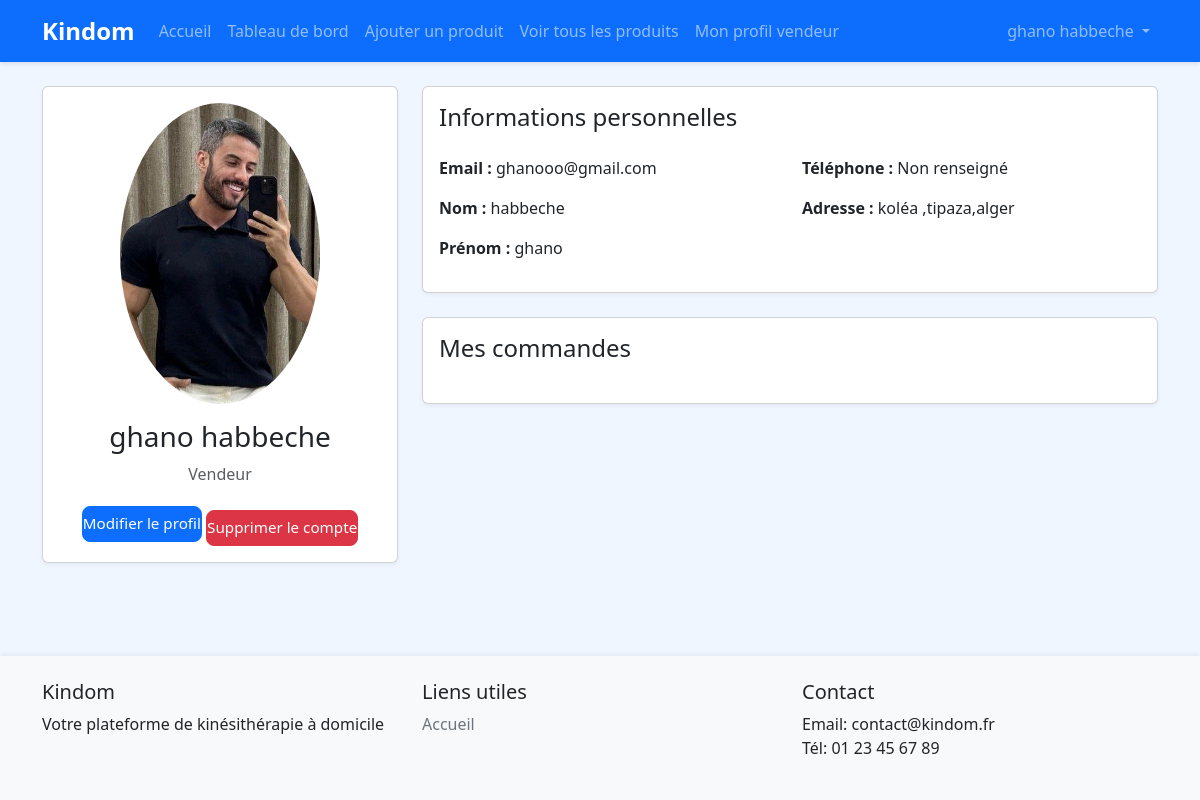
The page /profile/ (signed in) on the database its author committed.
### accounts/models.py (models this page shows, shortened)
class CustomUser(AbstractUser):
    USER_TYPE_CHOICES = (
        ('patient', 'Patient'),
        ('kine', 'Kinésithérapeute'),
        ('vendor', 'Vendeur'),
        ('admin', 'Administrateur'),
    )
    user_type = models.CharField(max_length=20, choices=USER_TYPE_CHOICES, default='patient')
    phone_number = models.CharField(max_length=15, blank=True)
    address = models.TextField(blank=True)
    profile_picture = models.ImageField(upload_to='profile_pics/', blank=True, null=True)
    bio = models.TextField(blank=True)
    is_validated = models.BooleanField(default=True)  # True par défaut, sauf pour les kinés
    diplome = models.CharField(max_length=100, blank=True, null=True, verbose_name="Diplôme")
    wilaya = models.CharField(max_length=50, blank=True, null=True, verbose_name="Wilaya")
    diplome_file = models.ImageField(upload_to='diplomes/', blank=True, null=True, verbose_name="Photo du diplôme")

### accounts/views.py (the view)
# urls.py: path('profile/', views.profile, name='profile'),
@login_required
def profile(request):
    return render(request, 'accounts/profile.html')

### templates/accounts/profile.html (shortened to what this page needs)
{% extends 'base.html' %}
{% load static %}
{% block content %}
<div class="row">
    <div class="col-md-4">
        <div class="card">
            <div class="card-body text-center">
                {% if user.profile_picture %}
                    <img src="{{ user.profile_picture.url }}" alt="Photo de profil" class="rounded-circle img-fluid mb-3" style="max-width: 200px;">
                {% else %}
                    <img src="{% static 'images/default-profile.png' %}" alt="Photo de profil par défaut" class="rounded-circle img-fluid mb-3" style="max-width: 200px;">
                {% endif %}
                <h3 class="card-title">{{ user.get_full_name|default:user.email }}</h3>
                <p class="text-muted">{{ user.get_user_type_display }}</p>
                <div class="mt-3">
                    <a href="{% url 'accounts:edit_profile' %}" class="btn btn-primary">Modifier le profil</a>
                    <a href="{% url 'accounts:delete_profile' %}" class="btn btn-danger mt-2">Supprimer le compte</a>
                </div>
            </div>
        </div>
    </div>
    <div class="col-md-8">
        <div class="card">
            <div class="card-body">
                <h4 class="card-title mb-4">Informations personnelles</h4>
                <div class="row">
                    <div class="col-md-6">
                        <p><strong>Email :</strong> {{ user.email }}</p>
                        <p><strong>Nom :</strong> {{ user.last_name }}</p>
                        <p><strong>Prénom :</strong> {{ user.first_name }}</p>
                    </div>
                    <div class="col-md-6">
                        <p><strong>Téléphone :</strong> {{ user.phone|default:"Non renseigné" }}</p>
                        <p><strong>Adresse :</strong> {{ user.address|default:"Non renseignée" }}</p>
                    </div>
                </div>
            </div>
        </div>
        {% if user.user_type == 'vendor' %}
            <div class="card mt-4">
                <div class="card-body">
                    <h4 class="card-title mb-4">Mes commandes</h4>
                </div>
            </div>
        {% endif %}
    </div>
</div>
{% endblock %}

### templates/base.html (shortened to what this page needs)
<!DOCTYPE html>
<html lang="fr">
<head>
    <link href="https://cdn.jsdelivr.net/npm/bootstrap@5.3.0/dist/css/bootstrap.min.css" rel="stylesheet">
    {% load static %}
    <link href="{% static 'css/style.css' %}" rel="stylesheet">
</head>
<body>
    <nav class="navbar navbar-expand-lg navbar-dark bg-primary">
        <div class="container">
            <a class="navbar-brand" href="{% url 'accounts:home' %}">Kindom</a>
            <div class="collapse navbar-collapse" id="navbarNav">
                <ul class="navbar-nav me-auto">
                    <li class="nav-item">
                        <a class="nav-link" href="{% url 'accounts:home' %}">Accueil</a>
                    </li>
                    {% if user.is_authenticated and user.user_type == 'vendor' %}
                        <li class="nav-item">
                            <a class="nav-link" href="/shop/vendor/dashboard/">Tableau de bord</a>
                        </li>
                        <li class="nav-item">
                            <a class="nav-link" href="/shop/vendeur/produits/ajouter/">Ajouter un produit</a>
                        </li>
                        <li class="nav-item">
                            <a class="nav-link" href="/shop/vendeur/produits/">Voir tous les produits</a>
                        </li>
                        <li class="nav-item">
                            <a class="nav-link" href="/profil-vendeur/">Mon profil vendeur</a>
                        </li>
                    {% endif %}
                </ul>
                <ul class="navbar-nav">
                    {% if user.is_authenticated %}
                        <li class="nav-item dropdown">
                            <a class="nav-link dropdown-toggle" href="#" id="navbarDropdown" role="button" data-bs-toggle="dropdown">
                                {{ user.get_full_name|default:user.email }}
                            </a>
                        </li>
                    {% endif %}
                </ul>
            </div>
        </div>
    </nav>
    <main class="container my-4">
        {% block content %}{% endblock %}
    </main>
    <footer class="bg-light py-4 mt-5">
        <div class="container">
            <div class="row">
                <div class="col-md-4">
                    <h5>Kindom</h5>
                    <p>Votre plateforme de kinésithérapie à domicile</p>
                </div>
                <div class="col-md-4">
                    <h5>Liens utiles</h5>
                    <ul class="list-unstyled">
                        <li><a href="{% url 'accounts:home' %}">Accueil</a></li>
                    </ul>
                </div>
                <div class="col-md-4">
                    <h5>Contact</h5>
                    <ul class="list-unstyled">
                        <li>Email: contact@kindom.fr</li>
                        <li>Tél: 01 23 45 67 89</li>
                    </ul>
                </div>
            </div>
        </div>
    </footer>
</body>
</html>

### static/css/style.css (style rules this page uses)
body { min-height: 100vh; display: flex; flex-direction: column; background: #f0f6ff; }
main { flex: 1; }
.navbar { box-shadow: 0 2px 4px rgba(0,0,0,0.1); }
.navbar-brand { font-weight: bold; font-size: 1.5rem; }
.card { box-shadow: 0 2px 4px rgba(0,0,0,0.05); transition: transform 0.2s; }
.btn { border-radius: 5px; padding: 0.5rem 1.5rem; }
.btn-primary { background-color: #0d6efd; border-color: #0d6efd; }
footer { margin-top: auto; box-shadow: 0 -2px 4px rgba(0,0,0,0.05); }
footer a { color: #6c757d; text-decoration: none; }
.btn { font-size: 0.95rem; font-weight: 500; border-radius: 8px; padding: 0.35rem 0; }

### rows shown on the page
CustomUser: get_full_name "ghano habbeche", profile_picture (picture), user_type "Vendeur", email "ghanooo@gmail.com", last_name "habbeche", first_name "ghano", address "koléa ,tipaza,alger"

### other values the page prints
{{ user.phone|default:"Non renseigné" }} "Non renseigné"
